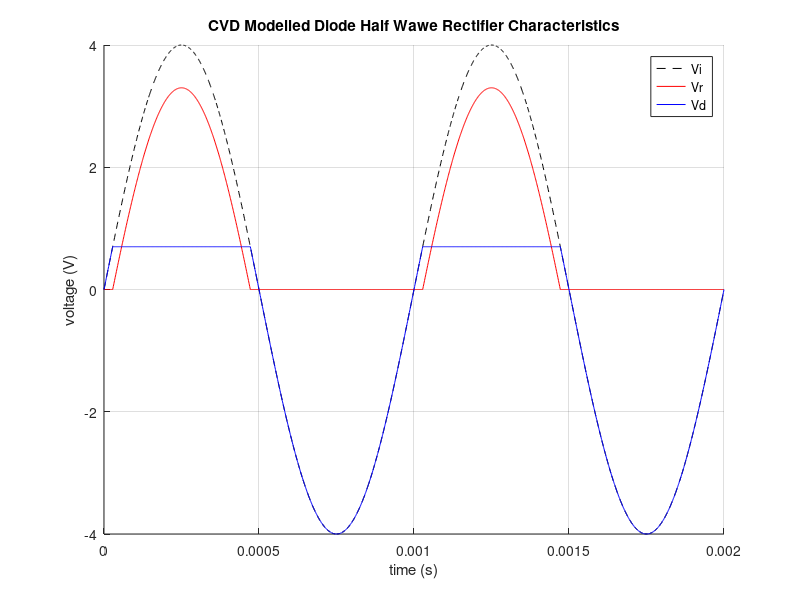

MATLAB code for this plot:
%% CVD Modelled Diode Half Wawe Rectifier Characteristics %%

clear;
clc;

%% Parameters %%
Vj = 0.7;
R = 2200;

%%

t = 0:0.000001:0.002;
Vi = 4*sin(1000*2*pi*t);
Vd = min(Vi, Vj);
Vr = max( (Vi - Vj), 0 );
I  = zeros( 1, length(t) );


        



%%
hold on;
grid on;

plot( t, Vi, 'k--' );

plot( t, Vr, 'r' );

plot( t, Vd, 'b' );

%plot( t, I, 'r' );

legend( 'Vi', 'Vr', 'Vd' );
xlabel( "time (s)" );
ylabel( "voltage (V)" );
title( "CVD Modelled Diode Half Wawe Rectifier Characteristics" );
